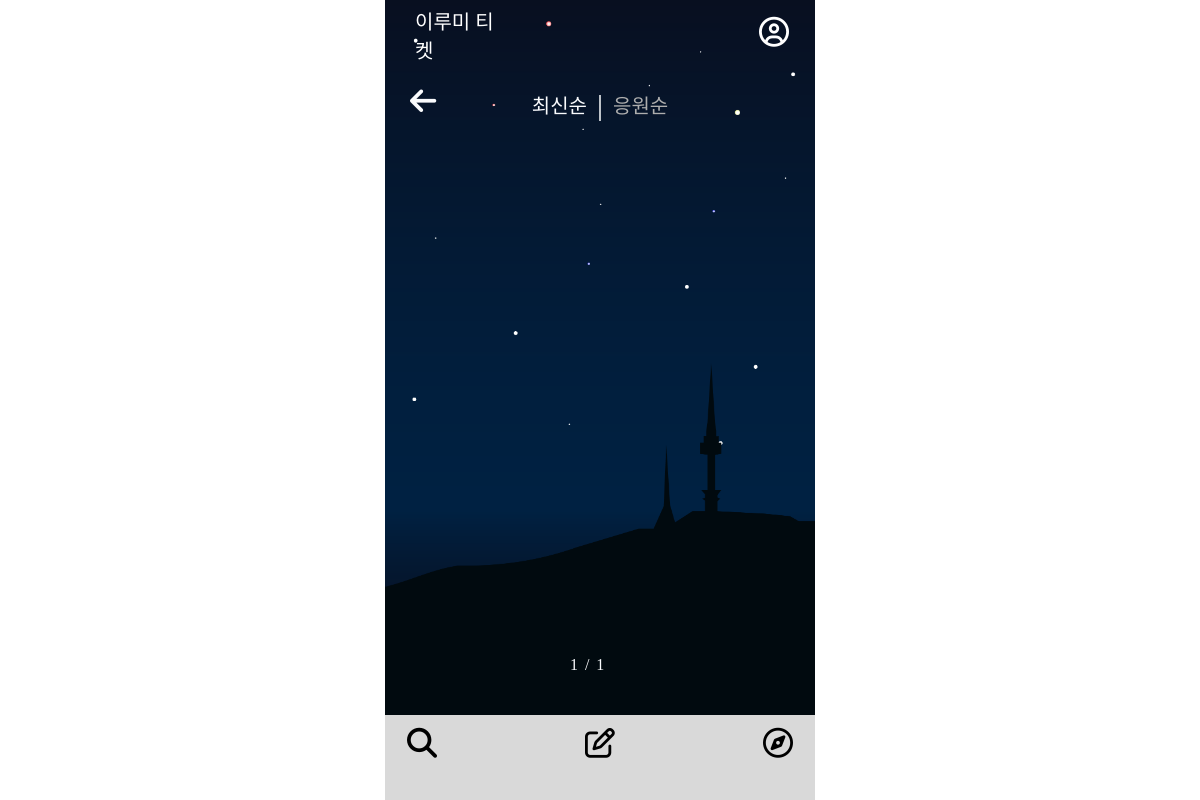
Page /ticketlistnew/ on the earlier database version.
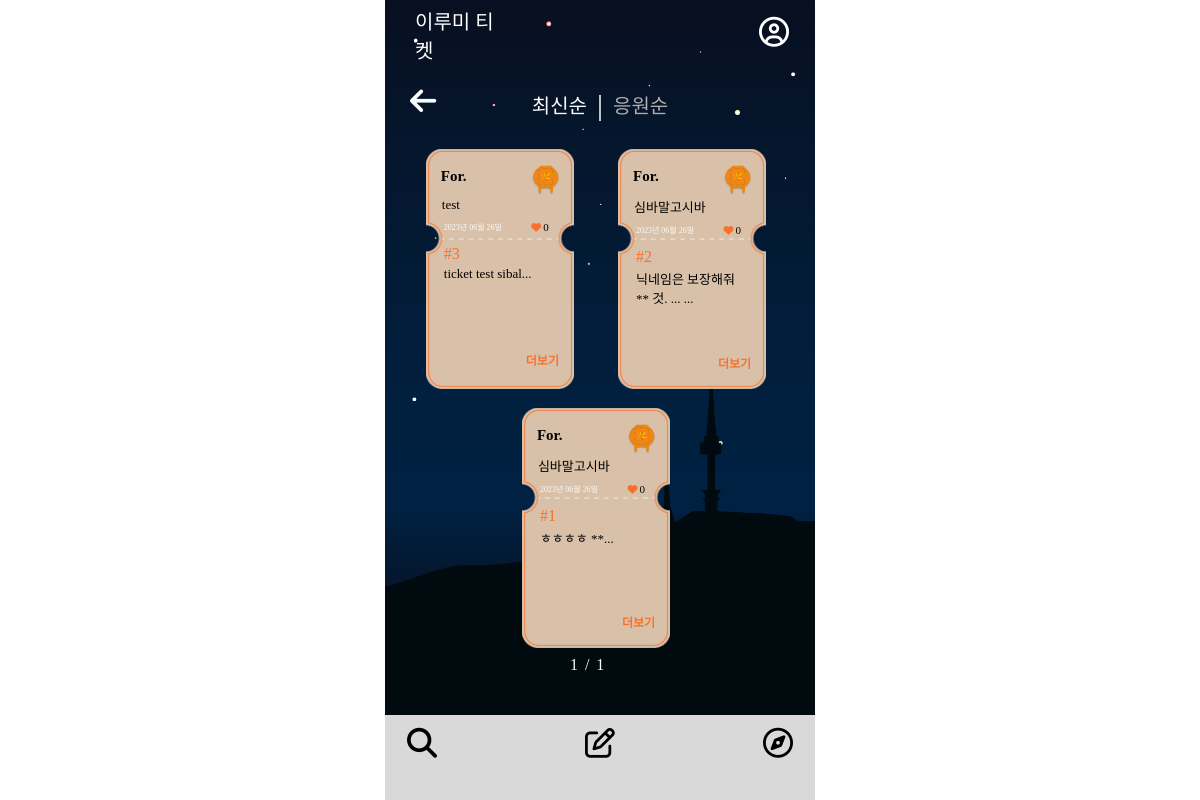
Same page on the later database version.
### mainpage/models.py (models this page shows, shortened)
class Ticket(models.Model):
    writer = models.ForeignKey(User, null=False, blank=False, on_delete=models.CASCADE)
    pub_date = models.DateTimeField()
    body = models.TextField()
    like = models.ManyToManyField(User, related_name='likes', blank=True)
    like_count = models.PositiveIntegerField(default=0)
    report_count = models.PositiveIntegerField(default=0)
    def summary(self):
        return self.body[:40]

### accounts/models.py (models this page shows)
class Profile(models.Model):
    user = models.OneToOneField(User, on_delete=models.CASCADE)
    nickname = models.TextField(max_length=10)

### mainpage/views.py (the view)
# urls.py: path('ticketlistnew/', ticketlistnew, name="ticketlistnew"),
def ticketlistnew(request):
    ticket_list = Ticket.objects.order_by('-pub_date')
    paginator = Paginator(ticket_list, 4)
    page = request.GET.get('page')
    tickets = paginator.get_page(page)
    return render(request, 'mainpage/ticketlistnew.html', {'tickets':tickets})

### mainpage/templates/mainpage/ticketlistnew.html (shortened to what this page needs)
{% extends 'base.html' %}
{% block content %}
        <head>
            <link rel="stylesheet" href="/static/css/ticketlistnew.css">
        </head>
<body>
<div class="wallpaper">
    <section class="first">
        <div class="backk">
            <a class="back" href="{% url 'mainpage:mainpage' %}"><i class="fa-solid fa-arrow-left" style="color: #FAFBFD;"></i></a>
        </div>
        <div class="buttons">
            <a class="recently" href="{% url 'mainpage:ticketlistnew' %}">최신순</a>
            <span class="stick">|</span>
            <a class="active" href="{% url 'mainpage:ticketlistpop' %}">응원순</a>
        </div>
    </section>
        <div class="card_container">
            {% for ticket in tickets %}
            <div class="card">
                <div class="card-body">
                    <div class="card-fline">
                        <div class="user-info">
                            <div class="for">For.</div>
                            <div class="lanterncolor">
                            {% if ticket.like_count >= 10 %}
                            <img src="../static/css/image/light.png" class="light" alt="티켓 이미지">
                            {% else %}
                            <img src="../static/css/image/original.png" class= "light" alt="티켓 이미지">
                            {% endif %}
                            </div>
                        </div>
                    </div>
                        <div class="nickname">{{ticket.writer.profile.nickname}}</div>
                    <div class="card-sline">
                    <span class="date">{{ ticket.pub_date|date:"Y년 m월 d일" }}</span>
                    <span class="like"><i class="fa-solid fa-heart" style="color: #f8702c;"></i><a class="like_count">{{ticket.like_count}}</a></span>
                    </div>
                    <h4 class="number"> #{{ticket.id}} </h4>
                    {% if ticket.report_count >= 3 %}
                        <h5 class="report-message">3회 이상 신고되어 관리자가 확인 중인 게시글입니다.</h5>
                    {% else %}
                        <h4 class="card-text">{{ticket.summary}}... </h4>
                    {% endif %}
                    <a href="{%url 'mainpage:detail' ticket.id %}" class="more">더보기</a>
                </div>
            </div>
            {% endfor %}
        </div>
        <div class="order">
            <span>{{tickets.number}}</span>
            <span class="stand">/</span>
            <span>{{tickets.paginator.num_pages}}</span>
        </div>
    </div>
    <nav class="footer-container">
        <ul class="icons">
            <li><a href="{% url 'mainpage:ticketlistnew' %}"><i class="fa-solid fa-magnifying-glass" style="color: #000000;"></i></a></li>
            <li><a href="{% url 'mainpage:new' %}"><i class="fa-regular fa-pen-to-square" style="color: #000000;"></i></a></li>
            <li><a href="{% url 'qnapage:qnalistrecent' %}"><i class="fa-regular fa-compass" style="color: #000000;"></i></a></li>
        </ul>
    </nav>
</div>
</body>
{% endblock %}

Differences in the rows shown:
added Ticket: writer.profile.nickname "test", pub_date "2023년 06월 26일", like_count "0", id "3", summary "ticket test sibal"
added Ticket: writer.profile.nickname "심바말고시바", pub_date "2023년 06월 26일", like_count "0", id "2", summary "닉네임은 보장해줘 ** 것. ..."
added Ticket: writer.profile.nickname "심바말고시바", pub_date "2023년 06월 26일", like_count "0", id "1", summary "ㅎㅎㅎㅎ **"
